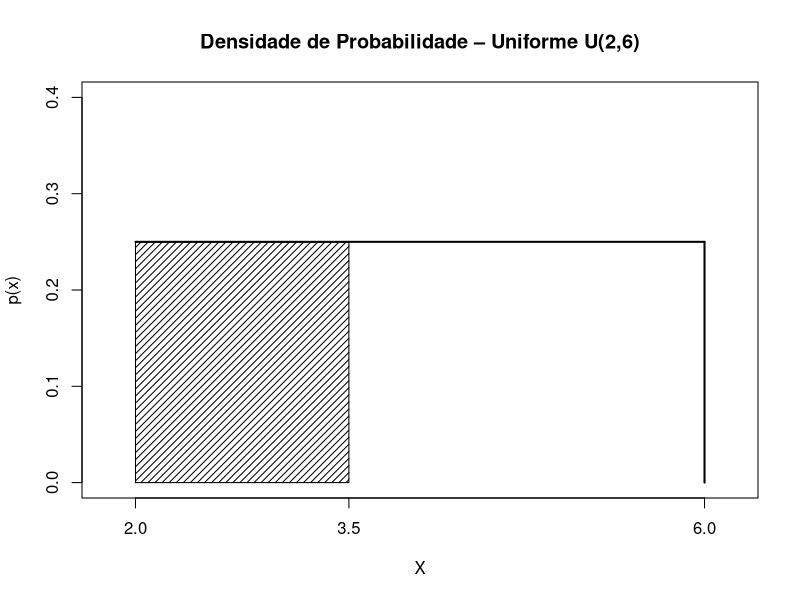
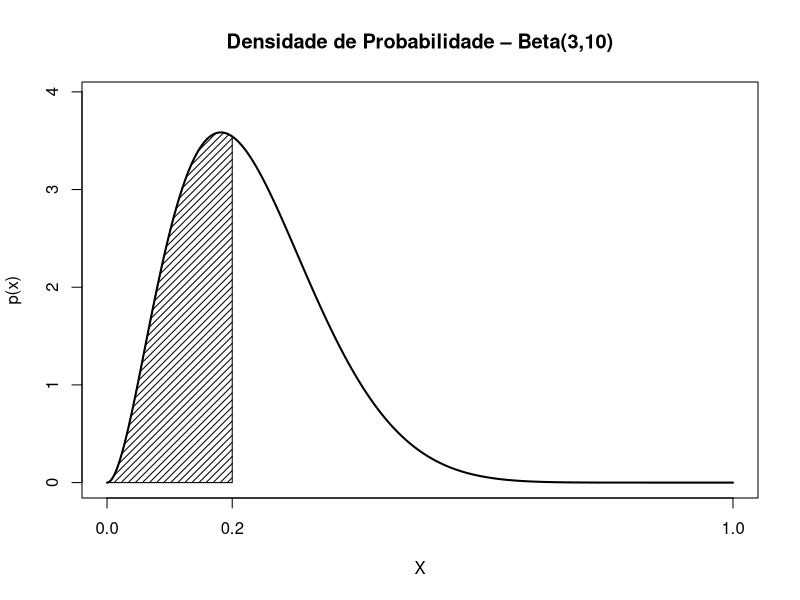
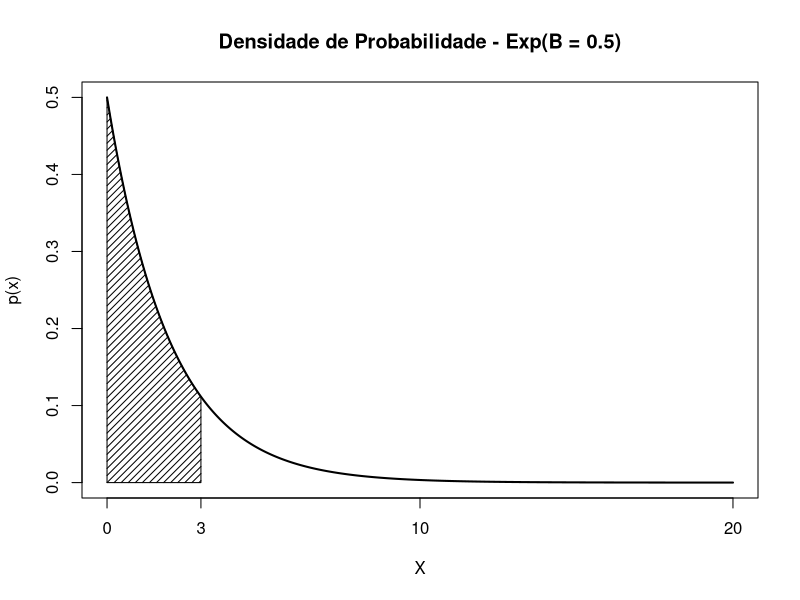
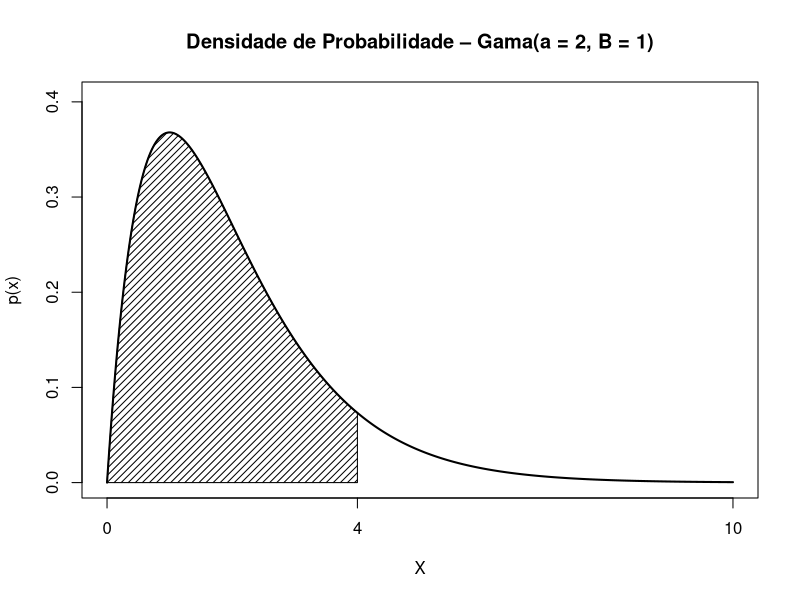
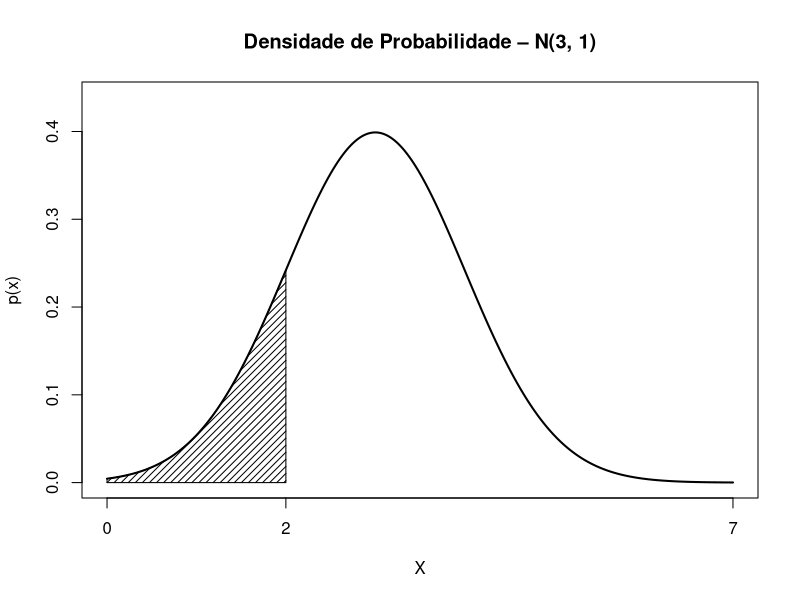
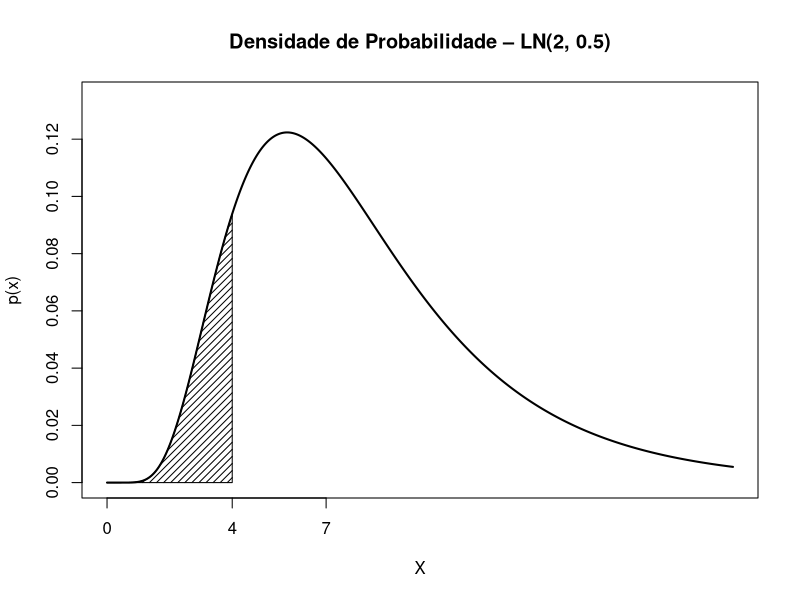
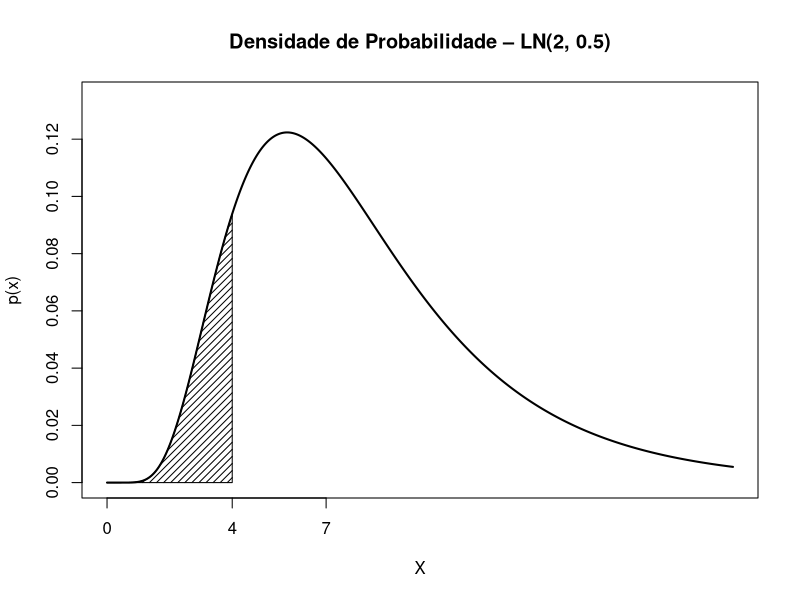

Source code (R) for these figures, in order:
## ---- chunk 1
c <- 2
d <- 6
x <- 3
dunif(x = x, min = c, max = d)
## ---- chunk 2
punif(q = 3.5, min = c, max = d)
## ---- chunk 3
qunif(p = 0.1, min = c, max = d)
## ---- chunk 4
runif(n = 9, min = c, max = d)
## ---- chunk 5
# Parâmetros
a <- 2
b <- 6
x0 <- 3.5
h <- 1 / (b - a)

# Gráfico base
plot(
  NA,
  xlim = c(1.8, 6.2),
  ylim = c(0, 0.4),
  xlab = "X",
  ylab = "p(x)",
  main = "Densidade de Probabilidade – Uniforme U(2,6)",
  axes = FALSE
)

# Eixos
axis(1, at = c(a, x0, b))
axis(2)
box()

# Reta da densidade
segments(a, h, b, h, lwd = 2)

# Linha vertical no fim do suporte
segments(b, 0, b, h, lwd = 2)

# Área sombreada P(X ≤ 3.5)
polygon(
  x = c(a, x0, x0, a),
  y = c(0, 0, h, h),
  density = 20,
  angle = 45,
  border = "black"
)


## ---- chunk 6
a <- 3
B <- 10
x <- 0.2
dbeta(x = x, shape1 = a, shape2 = B)
## ---- chunk 7
pbeta(q = 0.2, shape1 = a, shape2 = B)
## ---- chunk 8
qbeta(p = 0.15, shape1 = a, shape2 = B)
## ---- chunk 9
rbeta(n = 9, shape1 = a, shape2 = B)
## ---- chunk 10
x0 <- 0.2

# Sequência de x
x <- seq(0, 1, length.out = 1000)
y <- dbeta(x, a, B)

# Gráfico base
plot(
  x, y,
  type = "l",
  lwd = 2,
  xlim = c(0, 1),
  ylim = c(0, max(y) * 1.1),
  xlab = "X",
  ylab = "p(x)",
  main = "Densidade de Probabilidade – Beta(3,10)",
  axes = FALSE
)

# Eixos
axis(1, at = c(0, x0, 1))
axis(2)
box()

# Área sombreada P(X ≤ 0.2)
x_fill <- seq(0, x0, length.out = 500)
y_fill <- dbeta(x_fill, a, B)

polygon(
  c(0, x_fill, x0),
  c(0, y_fill, 0),
  density = 20,
  angle = 45,
  border = "black"
)

## ---- chunk 11
x <- 2
B <- 0.5
dexp(x, B)
## ---- chunk 12
pexp(3, B)
## ---- chunk 13
qexp(0.35, B)
## ---- chunk 14
rexp(7, B)
## ---- chunk 15
x0 <- 3

# Sequência de x
x <- seq(0, 20, length.out = 1000)
y <- dexp(x, B)

# Gráfico base
plot(
  x, y,
  type = "l",
  lwd = 2,
  xlim = c(0, 20),
  ylim = c(0, max(y)),
  xlab = "X",
  ylab = "p(x)",
  main = "Densidade de Probabilidade - Exp(B = 0.5)",
  axes = FALSE
)

# Eixos
# axis(1, at = seq(0, 20, 1))
axis(1, at = c(0, 3, 10, 20))
axis(2)
box()

# Área sombreada P(X ≤ 0.2)
x_fill <- seq(0, x0, length.out = 500)
y_fill <- dexp(x_fill, B)

polygon(
  c(0, x_fill, x0),
  c(0, y_fill, 0),
  density = 20,
  angle = 45,
  border = "black"
)

## ---- chunk 16
x <- 5
a <- 2
B <- 1
dgamma(x = x, shape = a, rate = B)
## ---- chunk 17
pgamma(q = 4, shape = a, rate = B)
## ---- chunk 18
qgamma(p = 0.15, shape = a, rate = B)
## ---- chunk 19
rgamma(n = 8, shape = a, rate = B)
## ---- chunk 20
x0 <- 4

# Sequência de x
x <- seq(0, 10, length.out = 1000)
y <- dgamma(x, a, B)

# Gráfico base
plot(
  x, y,
  type = "l",
  lwd = 2,
  xlim = c(0, max(x)),
  ylim = c(0, max(y) * 1.1),
  xlab = "X",
  ylab = "p(x)",
  main = "Densidade de Probabilidade – Gama(a = 2, B = 1)",
  axes = FALSE
)

# Eixos
axis(1, at = c(0, x0, 10))
axis(2)
box()

# Área sombreada P(X ≤ 0.2)
x_fill <- seq(0, x0, length.out = 500)
y_fill <- dgamma(x_fill, a, B)

polygon(
  c(0, x_fill, x0),
  c(0, y_fill, 0),
  density = 20,
  angle = 45,
  border = "black"
)

## ---- chunk 21
x <- 2
u <- 3
o <- 1
dnorm(x = x, mean = u, sd = o)
## ---- chunk 22
pnorm(q = 2, mean = u, sd = o)
## ---- chunk 23
qnorm(p = 0.15, mean = u, sd = o)
## ---- chunk 24
rnorm(n = 9, mean = u, sd = o)
## ---- chunk 25
x0 <- 2

# Sequência de x
x <- seq(0, 7, length.out = 1000)
y <- dnorm(x, u, o)

# Gráfico base
plot(
  x, y,
  type = "l",
  lwd = 2,
  xlim = c(0, max(x)),
  ylim = c(0, max(y) * 1.1),
  xlab = "X",
  ylab = "p(x)",
  main = "Densidade de Probabilidade – N(3, 1)",
  axes = FALSE
)

# Eixos
axis(1, at = c(0, x0, 7))
axis(2)
box()

# Área sombreada P(X ≤ 0.2)
x_fill <- seq(0, x0, length.out = 500)
y_fill <- dnorm(x_fill, u, o)

polygon(
  c(0, x_fill, x0),
  c(0, y_fill, 0),
  density = 20,
  angle = 45,
  border = "black"
)

## ---- chunk 26
x <- 10
u <- 2
o <- 0.5
dlnorm(x = x, mean = u, sd = o)
## ---- chunk 27
plnorm(q = 10, mean = u, sd = o)
## ---- chunk 28
qlnorm(p = 0.15, mean = u, sd = o)
## ---- chunk 29
rlnorm(n = 9, mean = u, sd = o)
## ---- chunk 30
x0 <- 4

# Sequência de x
x <- seq(0, 20, length.out = 1000)
y <- dlnorm(x, u, o)

# Gráfico base
plot(
  x, y,
  type = "l",
  lwd = 2,
  xlim = c(0, max(x)),
  ylim = c(0, max(y) * 1.1),
  xlab = "X",
  ylab = "p(x)",
  main = "Densidade de Probabilidade – LN(2, 0.5)",
  axes = FALSE
)

# Eixos
axis(1, at = c(0, x0, 7))
axis(2)
box()

# Área sombreada P(X ≤ 0.2)
x_fill <- seq(0, x0, length.out = 500)
y_fill <- dlnorm(x_fill, u, o)

polygon(
  c(0, x_fill, x0),
  c(0, y_fill, 0),
  density = 20,
  angle = 45,
  border = "black"
)

## ---- chunk 31
x <- 10
u <- 2
o <- 0.5
dlnorm(x = x, mean = u, sd = o)
## ---- chunk 32
plnorm(q = 10, mean = u, sd = o)
## ---- chunk 33
qlnorm(p = 0.15, mean = u, sd = o)
## ---- chunk 34
rlnorm(n = 9, mean = u, sd = o)
## ---- chunk 35
x0 <- 4

# Sequência de x
x <- seq(0, 20, length.out = 1000)
y <- dlnorm(x, u, o)

# Gráfico base
plot(
  x, y,
  type = "l",
  lwd = 2,
  xlim = c(0, max(x)),
  ylim = c(0, max(y) * 1.1),
  xlab = "X",
  ylab = "p(x)",
  main = "Densidade de Probabilidade – LN(2, 0.5)",
  axes = FALSE
)

# Eixos
axis(1, at = c(0, x0, 7))
axis(2)
box()

# Área sombreada P(X ≤ 0.2)
x_fill <- seq(0, x0, length.out = 500)
y_fill <- dlnorm(x_fill, u, o)

polygon(
  c(0, x_fill, x0),
  c(0, y_fill, 0),
  density = 20,
  angle = 45,
  border = "black"
)

